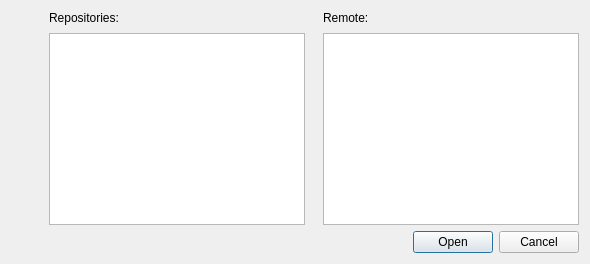
<?xml version="1.0" encoding="UTF-8"?>
<ui version="4.0">
 <class>StartDialog</class>
 <widget class="QDialog" name="StartDialog">
  <property name="windowTitle">
   <string>Choose Repository</string>
  </property>
  <layout class="QVBoxLayout" name="verticalLayout">
   <item>
    <layout class="QHBoxLayout" name="topLayout">
     <item>
      <layout class="QVBoxLayout" name="leftLayout">
       <item>
        <widget class="IconLabel" name="mIconLabel"/>
       </item>
       <item>
        <widget class="IconLabel" name="mTitleLabel"/>
       </item>
       <item>
        <widget class="QLabel" name="mSubtitle">
         <property name="alignment">
          <set>Qt::AlignHCenter</set>
         </property>
        </widget>
       </item>
       <item>
        <spacer name="leftSpacer">
         <property name="orientation">
          <enum>Qt::Vertical</enum>
         </property>
         <property name="sizeType">
          <enum>QSizePolicy::Expanding</enum>
         </property>
         <property name="sizeHint" stdset="0">
          <size>
           <width>20</width>
           <height>40</height>
          </size>
         </property>
        </spacer>
       </item>
      </layout>
     </item>
     <item>
      <spacer name="middleSpacer">
       <property name="orientation">
        <enum>Qt::Horizontal</enum>
       </property>
       <property name="sizeType">
        <enum>QSizePolicy::Fixed</enum>
       </property>
       <property name="sizeHint" stdset="0">
        <size>
         <width>12</width>
         <height>0</height>
        </size>
       </property>
      </spacer>
     </item>
     <item>
      <layout class="QVBoxLayout" name="middleLayout">
       <property name="spacing">
        <number>0</number>
       </property>
       <item>
        <widget class="QLabel" name="repositoriesLabel">
         <property name="text">
          <string>Repositories:</string>
         </property>
        </widget>
       </item>
       <item>
        <spacer name="repoListSpacer">
         <property name="orientation">
          <enum>Qt::Vertical</enum>
         </property>
         <property name="sizeType">
          <enum>QSizePolicy::Fixed</enum>
         </property>
         <property name="sizeHint" stdset="0">
          <size>
           <width>0</width>
           <height>8</height>
          </size>
         </property>
        </spacer>
       </item>
       <item>
        <widget class="QListView" name="mRepoList">
         <property name="iconSize">
          <size>
           <width>32</width>
           <height>32</height>
          </size>
         </property>
         <property name="selectionMode">
          <enum>QAbstractItemView::ExtendedSelection</enum>
         </property>
        </widget>
       </item>
       <item>
        <widget class="Footer" name="mRepoFooter"/>
       </item>
      </layout>
     </item>
     <item>
      <spacer name="rightSpacer">
       <property name="orientation">
        <enum>Qt::Horizontal</enum>
       </property>
       <property name="sizeType">
        <enum>QSizePolicy::Fixed</enum>
       </property>
       <property name="sizeHint" stdset="0">
        <size>
         <width>12</width>
         <height>0</height>
        </size>
       </property>
      </spacer>
     </item>
     <item>
      <layout class="QVBoxLayout" name="rightLayout">
       <property name="spacing">
        <number>0</number>
       </property>
       <item>
        <widget class="QLabel" name="remoteLabel">
         <property name="text">
          <string>Remote:</string>
         </property>
        </widget>
       </item>
       <item>
        <spacer name="hostTreeSpacer">
         <property name="orientation">
          <enum>Qt::Vertical</enum>
         </property>
         <property name="sizeType">
          <enum>QSizePolicy::Fixed</enum>
         </property>
         <property name="sizeHint" stdset="0">
          <size>
           <width>0</width>
           <height>8</height>
          </size>
         </property>
        </spacer>
       </item>
       <item>
        <widget class="QTreeView" name="mHostTree">
         <property name="iconSize">
          <size>
           <width>32</width>
           <height>32</height>
          </size>
         </property>
         <property name="selectionMode">
          <enum>QAbstractItemView::ExtendedSelection</enum>
         </property>
         <property name="headerHidden">
          <bool>true</bool>
         </property>
         <property name="expandsOnDoubleClick">
          <bool>false</bool>
         </property>
        </widget>
       </item>
       <item>
        <widget class="Footer" name="mHostFooter"/>
       </item>
      </layout>
     </item>
    </layout>
   </item>
   <item>
    <widget class="QDialogButtonBox" name="mButtonBox">
     <property name="orientation">
      <enum>Qt::Horizontal</enum>
     </property>
     <property name="standardButtons">
      <set>QDialogButtonBox::Cancel|QDialogButtonBox::Open</set>
     </property>
    </widget>
   </item>
  </layout>
 </widget>
 <customwidgets>
  <customwidget>
   <class>IconLabel</class>
   <extends>QWidget</extends>
   <header>IconLabel.h</header>
  </customwidget>
  <customwidget>
   <class>Footer</class>
   <extends>QWidget</extends>
   <header>ui/Footer.h</header>
  </customwidget>
 </customwidgets>
 <resources/>
 <connections/>
</ui>
